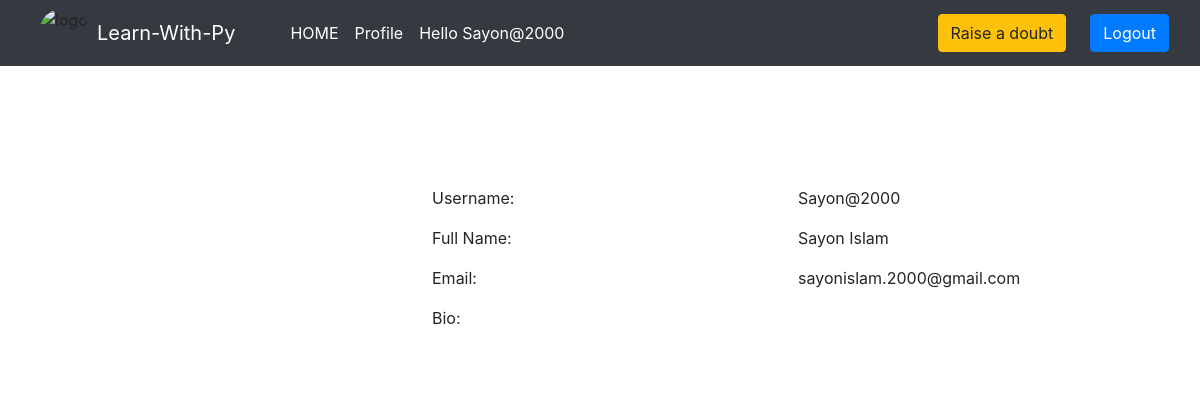
Screenshot of /user_profile/17/ (signed in) with the database file from the repository.
### home/models.py (models this page shows, shortened)
class BlogPost(models.Model):
    query=models.CharField(max_length=255)
    author= models.ForeignKey(User, on_delete=models.CASCADE)
    tagline=models.CharField(max_length=130)
    details=models.TextField()
    image = models.ImageField(upload_to="profile_pics", blank=True, null=True)
    dateTime=models.DateTimeField(auto_now_add=True)

### home/views.py (the view)
# urls.py: path("user_profile/<int:myid>/", views.user_profile, name="user_profile"),
def user_profile(request, myid):
    post = BlogPost.objects.filter(id=myid)
    return render(request, "user_profile.html", {'post':post})

### home/templates/user_profile.html (shortened to what this page needs)
{% extends 'base.html' %}
{% block body %}
<div class="container profile">
            <form method="post">
                <div class="row">
                    {% for i in post %}
                    <div class="col-md-4">
                    </div>
                    <div class="col-md-8">
                        <div class="profile-tab">
                            <div class="tab-pane">
                                <br><br>
                                        <div class="row">
                                            <div class="col-md-6">
                                                <label>Username:</label>
                                            </div>
                                            <div class="col-md-6">
                                                <p>{{i.author}}</p>
                                            </div>
                                        </div>
                                        <div class="row">
                                            <div class="col-md-6">
                                                <label>Full Name:</label>
                                            </div>
                                            <div class="col-md-6">
                                                <p>{{i.author.get_full_name}}</p>
                                            </div>
                                        </div>
                                        <div class="row">
                                            <div class="col-md-6">
                                                <label>Email:</label>
                                            </div>
                                            <div class="col-md-6">
                                                <p>{{i.author.email}}</p>
                                            </div>
                                        </div>
                                        <div class="row">
                                            <div class="col-md-6">
                                                <label>Bio:</label>
                                            </div>
                                            <div class="col-md-6">
                                            </div>
                                        </div>
                                        {% endfor %}
                            </div>
                        </div>
                    </div>
            </form>
            </div>
        {% endblock %}

### home/templates/base.html (shortened to what this page needs)
<!DOCTYPE html>
<html lang="en">
  <head>
    <link
      href="//maxcdn.bootstrapcdn.com/bootstrap/4.1.1/css/bootstrap.min.css"
      rel="stylesheet"
      id="bootstrap-css"
    />
    <link
      href="https://cdn.jsdelivr.net/npm/bootstrap@5.0.2/dist/css/bootstrap.min.css"
      rel="stylesheet"
    />
    <link
      rel="stylesheet"
      href="https://maxcdn.bootstrapcdn.com/bootstrap/4.0.0/css/bootstrap.min.css"
    />
  </head>
  <body>
    <nav class="navbar navbar-expand-lg navbar-dark bg-dark sticky-top">
      <div class="container-fluid">
        <img
          src="http://surl.li/dfbek"
          class="img-fluid mx-2"
          alt="logo"
          style="height: 50px; width: 50px; border-radius: 50%"
        />
        <a class="navbar-brand" href="#">Learn-With-Py</a>
        <div class="collapse navbar-collapse" id="navbarSupportedContent">
          <div class="container mx-3">
            <ul class="navbar-nav me-auto mb-2 mb-lg-0">
              <li class="nav-item">
                <a
                  class="nav-link active {% block homeactive %} {% endblock homeactive %}"
                  aria-current="page"
                  href="/"
                  >HOME</a
                >
              </li>
              {% if user.is_authenticated %}
              <li class="nav-item">
                <a
                  class="nav-link active {% block profileactive %} {% endblock profileactive %}"
                  href="/profile/"
                  >Profile</a
                >
              </li>
              <li class="nav-item">
                <a
                  class="nav-link active"
                  href="#"
                  data-bs-toggle="tooltip"
                  data-bs-placement="bottom"
                  title="Welcome "
                  >Hello {{request.user}}</a
                >
              </li>
            </ul>
          </div>
          <a
            class="btn btn-warning mx-4 {% block add_blogs_active %} {% endblock add_blogs_active %}"
            href="/add_blogs/"
            >Raise a doubt</a
          >
          <a class="btn btn-primary" href="/logout/">Logout</a>
      {% endif %}
    </nav>
     {% block body %} {% endblock %}
  </body>
</html>

### rows the page displays
BlogPost: author "Sayon@2000", author.get_full_name "Sayon Islam", author.email "sayonislam.2000@gmail.com"

### other values shown
{{ request.user }} "Sayon@2000"
